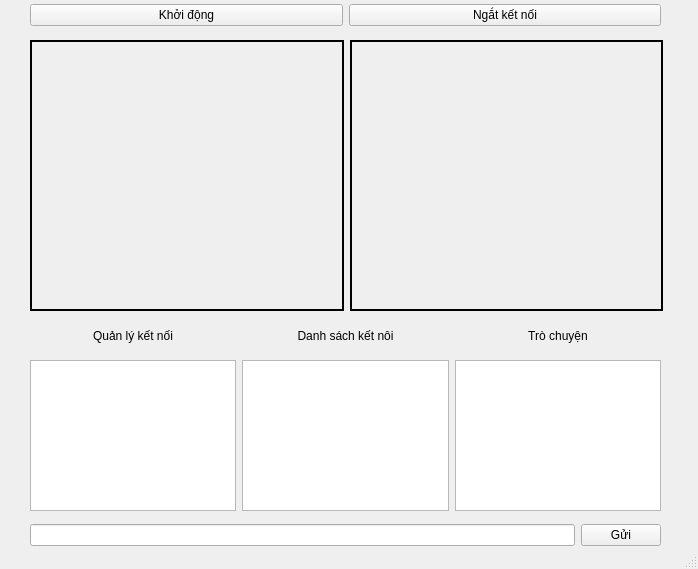
<?xml version="1.0" encoding="UTF-8"?>
<ui version="4.0">
 <class>MainWindow</class>
 <widget class="QMainWindow" name="MainWindow">
  <property name="windowModality">
   <enum>Qt::NonModal</enum>
  </property>
  <property name="enabled">
   <bool>true</bool>
  </property>
  <property name="geometry">
   <rect>
    <x>0</x>
    <y>0</y>
    <width>698</width>
    <height>569</height>
   </rect>
  </property>
  <property name="tabletTracking">
   <bool>false</bool>
  </property>
  <property name="contextMenuPolicy">
   <enum>Qt::DefaultContextMenu</enum>
  </property>
  <property name="windowTitle">
   <string>MainWindow</string>
  </property>
  <property name="autoFillBackground">
   <bool>false</bool>
  </property>
  <widget class="QWidget" name="centralwidget">
   <property name="enabled">
    <bool>true</bool>
   </property>
   <property name="tabletTracking">
    <bool>true</bool>
   </property>
   <widget class="QWidget" name="horizontalLayoutWidget_2">
    <property name="geometry">
     <rect>
      <x>30</x>
      <y>0</y>
      <width>631</width>
      <height>31</height>
     </rect>
    </property>
    <layout class="QHBoxLayout" name="horizontalLayout_2">
     <property name="spacing">
      <number>6</number>
     </property>
     <item>
      <widget class="QPushButton" name="connectBut">
       <property name="text">
        <string>Khởi động</string>
       </property>
      </widget>
     </item>
     <item>
      <widget class="QPushButton" name="disconnectBut">
       <property name="text">
        <string>Ngắt kết nối</string>
       </property>
      </widget>
     </item>
    </layout>
   </widget>
   <widget class="QWidget" name="horizontalLayoutWidget_3">
    <property name="geometry">
     <rect>
      <x>30</x>
      <y>40</y>
      <width>633</width>
      <height>271</height>
     </rect>
    </property>
    <layout class="QHBoxLayout" name="horizontalLayout_3">
     <item>
      <widget class="QLabel" name="imageRawLab">
       <property name="frameShape">
        <enum>QFrame::WinPanel</enum>
       </property>
       <property name="text">
        <string/>
       </property>
       <property name="scaledContents">
        <bool>false</bool>
       </property>
      </widget>
     </item>
     <item>
      <widget class="QLabel" name="imageDetectLab">
       <property name="frameShape">
        <enum>QFrame::WinPanel</enum>
       </property>
       <property name="text">
        <string/>
       </property>
       <property name="scaledContents">
        <bool>false</bool>
       </property>
      </widget>
     </item>
    </layout>
   </widget>
   <widget class="QWidget" name="horizontalLayoutWidget">
    <property name="geometry">
     <rect>
      <x>30</x>
      <y>360</y>
      <width>631</width>
      <height>151</height>
     </rect>
    </property>
    <layout class="QHBoxLayout" name="horizontalLayout_4">
     <item>
      <widget class="QTextBrowser" name="manaTextEdit"/>
     </item>
     <item>
      <widget class="QListView" name="connectedList">
       <property name="enabled">
        <bool>true</bool>
       </property>
      </widget>
     </item>
     <item>
      <widget class="QTextEdit" name="chatTextEdit">
       <property name="readOnly">
        <bool>true</bool>
       </property>
      </widget>
     </item>
    </layout>
   </widget>
   <widget class="QWidget" name="horizontalLayoutWidget_4">
    <property name="geometry">
     <rect>
      <x>30</x>
      <y>320</y>
      <width>631</width>
      <height>31</height>
     </rect>
    </property>
    <layout class="QHBoxLayout" name="horizontalLayout_5">
     <item>
      <widget class="QLabel" name="label_3">
       <property name="text">
        <string>Quản lý kết nối</string>
       </property>
       <property name="alignment">
        <set>Qt::AlignCenter</set>
       </property>
      </widget>
     </item>
     <item>
      <widget class="QLabel" name="label">
       <property name="layoutDirection">
        <enum>Qt::LeftToRight</enum>
       </property>
       <property name="text">
        <string>Danh sách kết nôi</string>
       </property>
       <property name="alignment">
        <set>Qt::AlignCenter</set>
       </property>
      </widget>
     </item>
     <item>
      <widget class="QLabel" name="label_2">
       <property name="text">
        <string>Trò chuyện</string>
       </property>
       <property name="alignment">
        <set>Qt::AlignCenter</set>
       </property>
      </widget>
     </item>
    </layout>
   </widget>
   <widget class="QWidget" name="horizontalLayoutWidget_5">
    <property name="geometry">
     <rect>
      <x>30</x>
      <y>520</y>
      <width>631</width>
      <height>31</height>
     </rect>
    </property>
    <layout class="QHBoxLayout" name="horizontalLayout_7">
     <item>
      <widget class="QLineEdit" name="sendLine"/>
     </item>
     <item>
      <widget class="QPushButton" name="sendBut">
       <property name="text">
        <string>Gửi</string>
       </property>
      </widget>
     </item>
    </layout>
   </widget>
  </widget>
  <widget class="QStatusBar" name="statusbar"/>
 </widget>
 <resources/>
 <connections/>
</ui>
